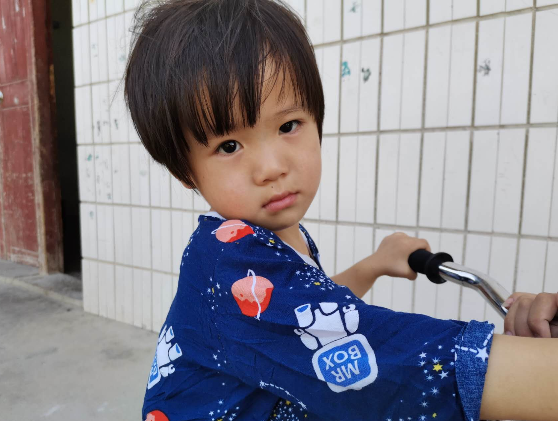
#> input picture 00_labs/03_midterm/images/Q1/1.5.png, 558 x 421 px
$ python 00_question_1.py
#> lines starting #> are read from the running program, lines starting #| are printed output that depends on the picture; after the words box and inside, x2 and y2 are one past the last pixel; in counts of white or black regions, pixels touching at a corner belong together
#> further down, img is the input picture: shape (421, 558, 3); mean B, G, R 140.7, 132.1, 135.8
import cv2
import numpy as np
import math
import matplotlib.pyplot as plt


def cv_show(name, img_data):
    cv2.imshow(name, img_data)
    cv2.waitKey(0)
    cv2.destroyAllWindows()


# [5 lines left out: function get_channels, not called in this run]


def grayscale(img):
    h, w = img.shape[:2]  # 获取图片的high和wide
#> h = 421; w = 558
    gray = np.zeros([h, w], img.dtype)  # 创建一张和当前图片大小一样的单通道图片
    for i in range(h):
        for j in range(w):
            m = img[i, j]
            gray[i, j] = int(m[0] * 0.114 + m[1] * 0.587 + m[2] * 0.299)  # 将BGR坐标转换为gray坐标
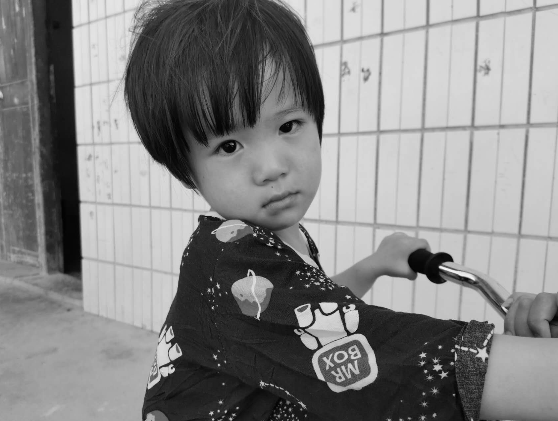
#> gray: shape (421, 558); min 2, max 250, mean 133.6
    return gray


def binary(img, thresh):
    """
    :param img: img_gray
    :return: img
    """
    gray_img = grayscale(img)
    temp = np.where(gray_img >= thresh, 255, 0)
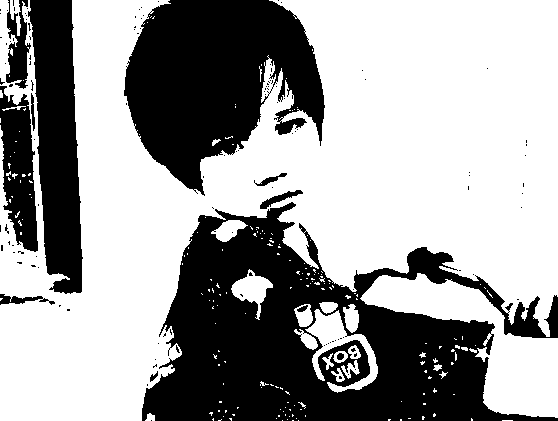
#> temp: shape (421, 558) int64; 62% white; 126 black regions (114 under 20 px), largest, box (x1, y1, x2, y2) and area: (142, 202, 558, 421) 46801, (124, 0, 325, 196) 24977, (28, 0, 83, 294) 10970
    return np.array(temp, dtype=np.uint8)


# [9 lines left out: function brightness, not called in this run]


def old_picture(img):
    """
    图像怀旧特效是指图像经历岁月的昏暗效果
    怀旧特效是将图像的RGB三个分量分别按照一定比例进行处理的结果，其怀旧公式如下所示：
    https://img-blog.csdnimg.cn/20201222224234588.png#pic_center
    :param img:
    :return:
    """
    h, w, chs = img.shape
#> h = 421; w = 558; chs = 3
    new_img = np.zeros((h, w, chs), dtype=img.dtype)

    for i in range(h):
        for j in range(w):
            temp_B = 0.272 * img[i, j][2] + 0.534 * img[i, j][1] + 0.131 * img[i, j][0]
            temp_G = 0.349 * img[i, j][2] + 0.686 * img[i, j][1] + 0.168 * img[i, j][0]
            temp_R = 0.393 * img[i, j][2] + 0.769 * img[i, j][1] + 0.189 * img[i, j][0]

            temp_B = temp_B if temp_B <= 255 else 255
            temp_G = temp_G if temp_G <= 255 else 255
            temp_R = temp_R if temp_R <= 255 else 255

            new_img[i, j] = np.uint8((temp_B, temp_G, temp_R))
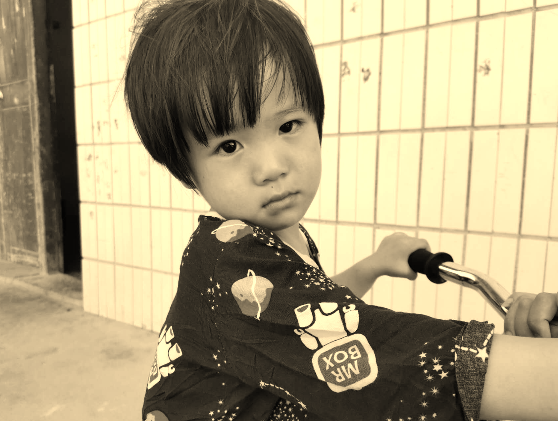
#> new_img: shape (421, 558, 3); mean B, G, R 125.4, 160.5, 171.7
    return new_img


# [118 lines left out: functions relief, contrast, comics_effect, light, time, not called in this run]


def sketch(img_, gap=10):
    """
    素描滤镜的处理关键是对边缘的查找。通过对边缘的查找可以得到物体的线条感。
    在对图像进行灰度化处理后，我们首先需要确定一个阈值，这个需要根据自己去调整，这里我选用了10。
    我们知道素描主要强调的是明暗度的变化，绘制时是斜向方向，通过经验，我们将每个像素点的灰度值与其右下角的灰度值进行比较，
    当大于这个阈值时，就判断其是轮廓并绘制。
    :param img_:
    :return:
    """
#> called with gap = 5
    gray_img = grayscale(img_)
    h, w = gray_img.shape
#> h = 421; w = 558
    new_img = np.zeros((h, w), dtype=gray_img.dtype)

    for i in range(h - 1):
        for j in range(w - 1):
            curr = gray_img[i, j]
            next = gray_img[i + 1, j + 1]

            diff = abs(int(curr) - int(next))
            new_img[i, j] = 0 if diff >= gap else 255
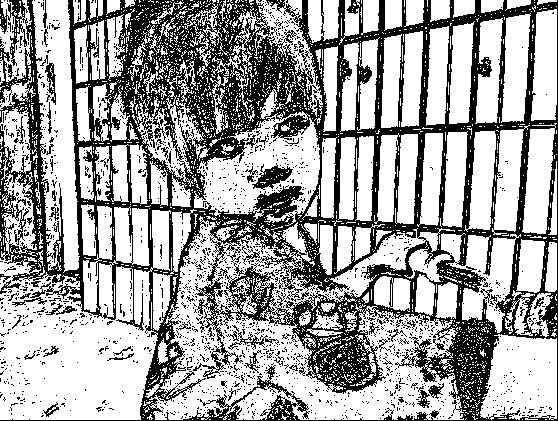
#> new_img: shape (421, 558); 64.3% white; 1689 black regions (1625 under 20 px), largest, box (x1, y1, x2, y2) and area: (0, 0, 558, 421) 75759, (252, 163, 293, 190) 493, (45, 63, 56, 105) 206

    return new_img


# [29 lines left out: functions mosaic, draw_subplot, not called in this run]


if __name__ == '__main__':
    base_url = './images/Q1/'
    # [9 lines of commented-out code are left out]
    img = cv2.imread(base_url + '1.5.png')

    # img_gray = grayscale(img)
    # cv_show('gray-img', img_gray)

    # 1.1
    img_binary = binary(img, 115)
    # cv_show('binary-img', img_binary)

    # img_bri = brightness(img, 50)
    # cv_show('brightness-img', img_bri)

    # 1.2
    img_old = old_picture(img)
    # [21 lines of commented-out code are left out]
    img_sketch = sketch(img, 5)
    cv_show('sketch-img', img_sketch)

    # [22 lines of commented-out code are left out]

$ run again, with 00_labs/03_midterm/images/Q1/1.1.png copied over 00_labs/03_midterm/images/Q1/1.5.png
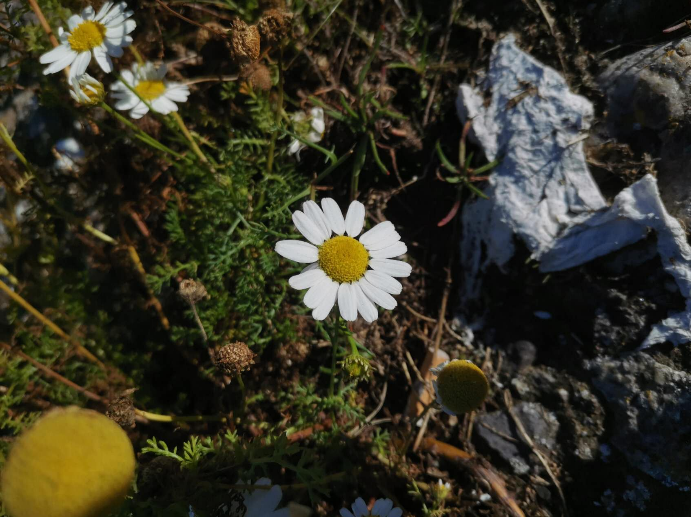
#> input picture 00_labs/03_midterm/images/Q1/1.1.png, 691 x 517 px
#> img is the input picture: shape (517, 691, 3); mean B, G, R 37.4, 52.3, 54.6
#> in binary, `temp = np.where(gray_img >= thresh, 255, 0)`:
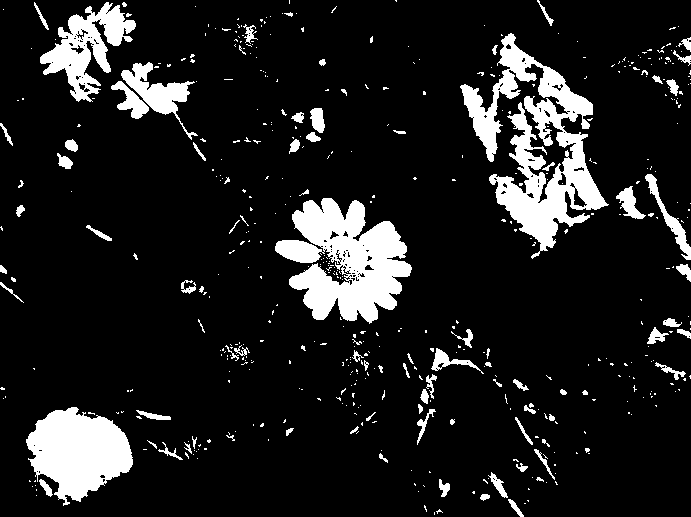
#> temp: shape (517, 691) int64; 12.1% white; 514 white regions (425 under 20 px), largest, box (x1, y1, x2, y2) and area: (460, 33, 609, 259) 11603, (275, 198, 412, 324) 9971, (26, 407, 133, 506) 6676
#> after the loop in sketch, `for i in range(h - 1):`:
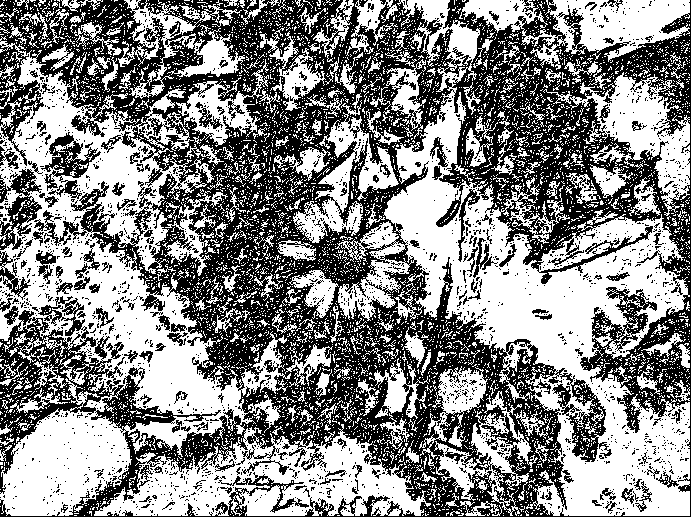
#> new_img: shape (517, 691); 52.9% white; 2192 black regions (2058 under 20 px), largest, box (x1, y1, x2, y2) and area: (0, 0, 691, 517) 150855, (0, 169, 42, 250) 1535, (41, 132, 101, 199) 1395

$ run again, with 00_labs/03_midterm/images/Q1/1.2.png copied over 00_labs/03_midterm/images/Q1/1.5.png
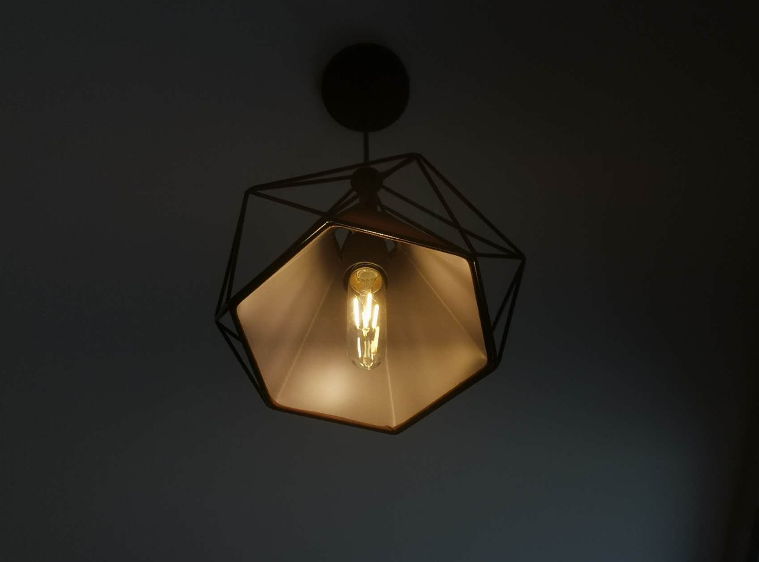
#> input picture 00_labs/03_midterm/images/Q1/1.2.png, 759 x 562 px
#> img is the input picture: shape (562, 759, 3); mean B, G, R 32.2, 37.4, 39.7
#> in binary, `temp = np.where(gray_img >= thresh, 255, 0)`:
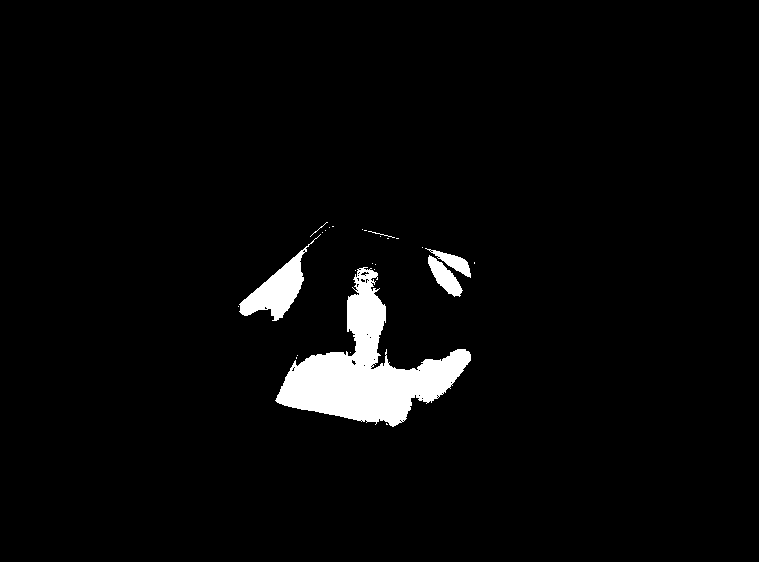
#> temp: shape (562, 759) int64; 3.5% white; 26 white regions (20 under 20 px), largest, box (x1, y1, x2, y2) and area: (275, 267, 471, 427) 11584, (239, 234, 321, 321) 2122, (428, 255, 463, 297) 641, (425, 248, 471, 278) 435, (368, 231, 395, 238) 28, (310, 222, 328, 237) 20
#> after the loop in sketch, `for i in range(h - 1):`:
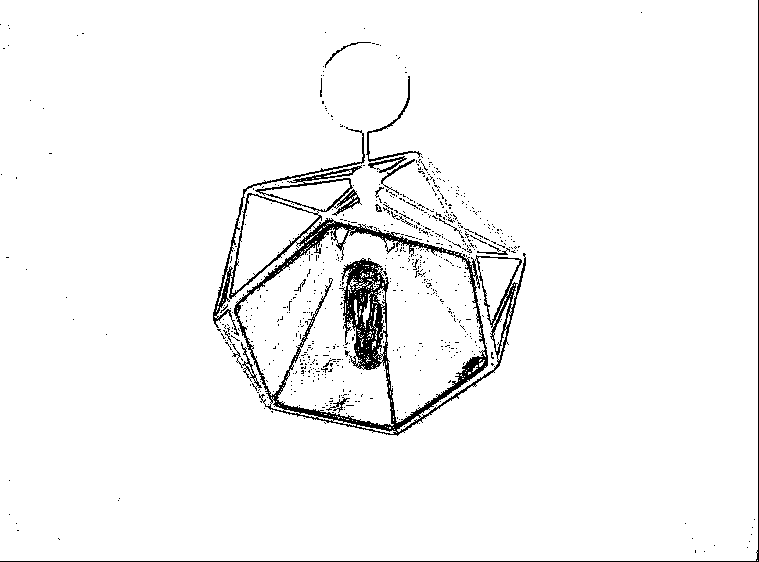
#> new_img: shape (562, 759); 96.2% white; black in thin lines or dots

$ run again, with 00_labs/03_midterm/images/Q1/1.3.png copied over 00_labs/03_midterm/images/Q1/1.5.png
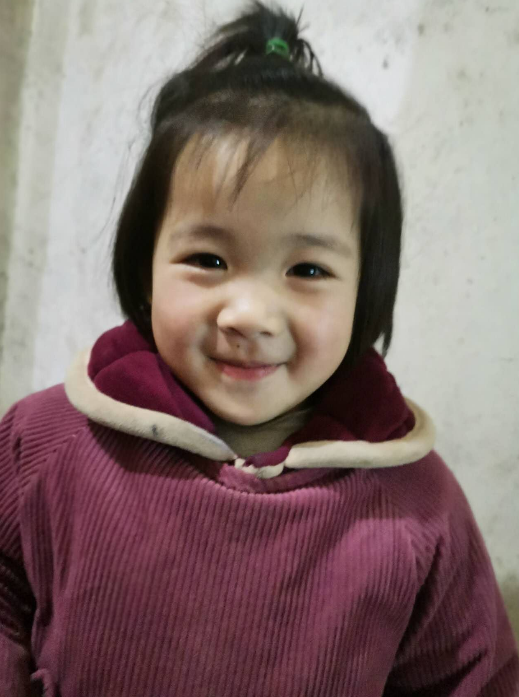
#> input picture 00_labs/03_midterm/images/Q1/1.3.png, 519 x 697 px
#> img is the input picture: shape (697, 519, 3); mean B, G, R 109.3, 112.1, 132.2
#> in binary, `temp = np.where(gray_img >= thresh, 255, 0)`:
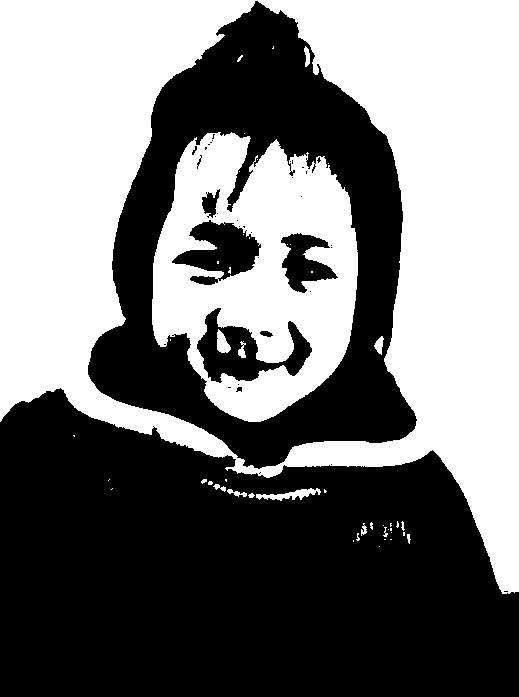
#> temp: shape (697, 519) int64; 47.4% white; 48 white regions (33 under 20 px), largest, box (x1, y1, x2, y2) and area: (0, 0, 519, 594) 134725, (152, 132, 358, 422) 35589, (256, 488, 321, 501) 365
#> after the loop in sketch, `for i in range(h - 1):`:
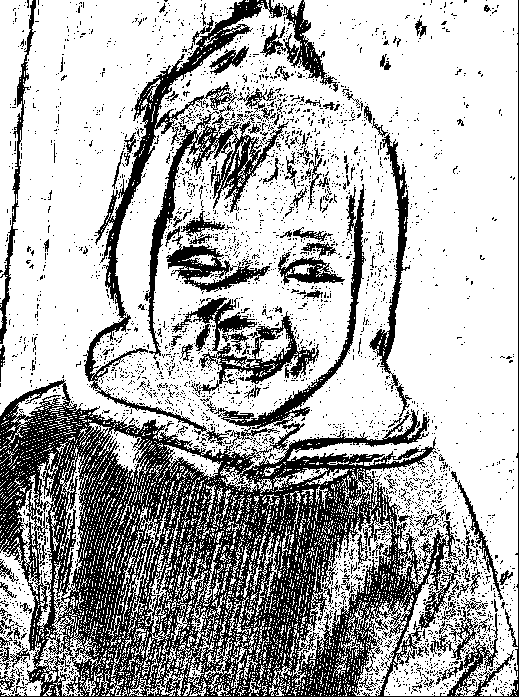
#> new_img: shape (697, 519); 68.7% white; 3438 black regions (3308 under 20 px), largest, box (x1, y1, x2, y2) and area: (0, 0, 519, 697) 72299, (83, 0, 289, 446) 11574, (172, 297, 319, 394) 3482
